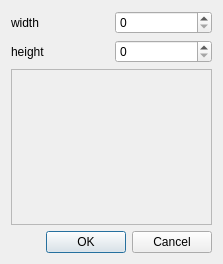
<?xml version="1.0" encoding="UTF-8"?>
<ui version="4.0">
 <class>ConvolutionDialog</class>
 <widget class="QDialog" name="ConvolutionDialog">
  <property name="geometry">
   <rect>
    <x>0</x>
    <y>0</y>
    <width>223</width>
    <height>264</height>
   </rect>
  </property>
  <property name="windowTitle">
   <string>Dialog</string>
  </property>
  <layout class="QGridLayout" name="gridLayout">
   <item row="1" column="0">
    <widget class="QLabel" name="label_2">
     <property name="text">
      <string>height</string>
     </property>
    </widget>
   </item>
   <item row="0" column="0">
    <widget class="QLabel" name="label">
     <property name="text">
      <string>width</string>
     </property>
    </widget>
   </item>
   <item row="2" column="0" colspan="2">
    <widget class="QFrame" name="frame">
     <property name="frameShape">
      <enum>QFrame::StyledPanel</enum>
     </property>
     <property name="frameShadow">
      <enum>QFrame::Raised</enum>
     </property>
    </widget>
   </item>
   <item row="0" column="1">
    <widget class="QSpinBox" name="spinBox"/>
   </item>
   <item row="1" column="1">
    <widget class="QSpinBox" name="spinBox_2"/>
   </item>
   <item row="3" column="0" colspan="2">
    <widget class="QDialogButtonBox" name="buttonBox">
     <property name="orientation">
      <enum>Qt::Horizontal</enum>
     </property>
     <property name="standardButtons">
      <set>QDialogButtonBox::Cancel|QDialogButtonBox::Ok</set>
     </property>
    </widget>
   </item>
  </layout>
 </widget>
 <resources/>
 <connections>
  <connection>
   <sender>buttonBox</sender>
   <signal>accepted()</signal>
   <receiver>ConvolutionDialog</receiver>
   <slot>accept()</slot>
   <hints>
    <hint type="sourcelabel">
     <x>248</x>
     <y>254</y>
    </hint>
    <hint type="destinationlabel">
     <x>157</x>
     <y>274</y>
    </hint>
   </hints>
  </connection>
  <connection>
   <sender>buttonBox</sender>
   <signal>rejected()</signal>
   <receiver>ConvolutionDialog</receiver>
   <slot>reject()</slot>
   <hints>
    <hint type="sourcelabel">
     <x>316</x>
     <y>260</y>
    </hint>
    <hint type="destinationlabel">
     <x>286</x>
     <y>274</y>
    </hint>
   </hints>
  </connection>
 </connections>
</ui>
